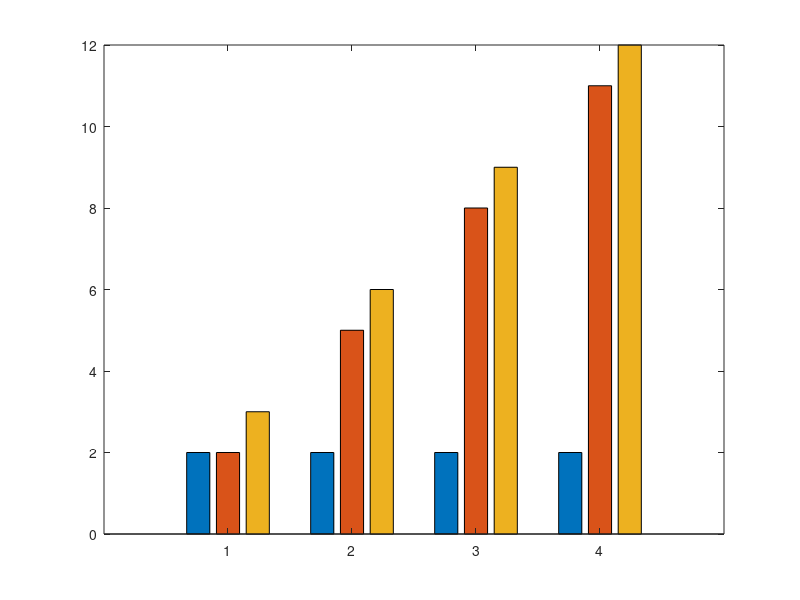
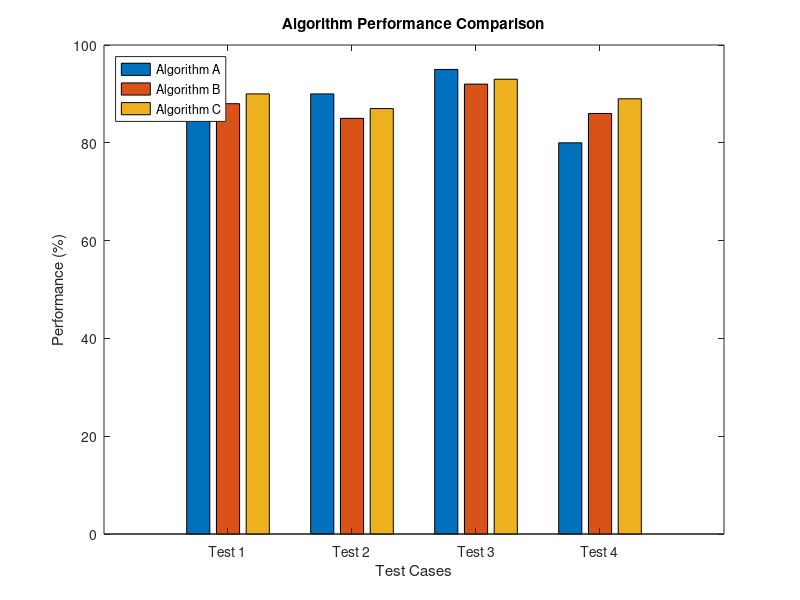

Source code (MATLAB) for these figures, in order:
% Display four groups of three bars
figure;
y = [[2,2,3]; [2,5,6]; [2,8,9]; [2,11,12]];
bar(y);



% Data
algorithms = {'Algorithm A', 'Algorithm B', 'Algorithm C'};
test_cases = {'Test 1', 'Test 2', 'Test 3', 'Test 4'};
performance = [85, 90, 95, 80; 88, 85, 92, 86; 90, 87, 93, 89];

% Create grouped bar graph
figure
b = bar(performance', 'grouped');
set(gca, 'XTickLabel', test_cases)
legend(algorithms, 'Location', 'northwest')
xlabel('Test Cases')
ylabel('Performance (%)')
title('Algorithm Performance Comparison')
